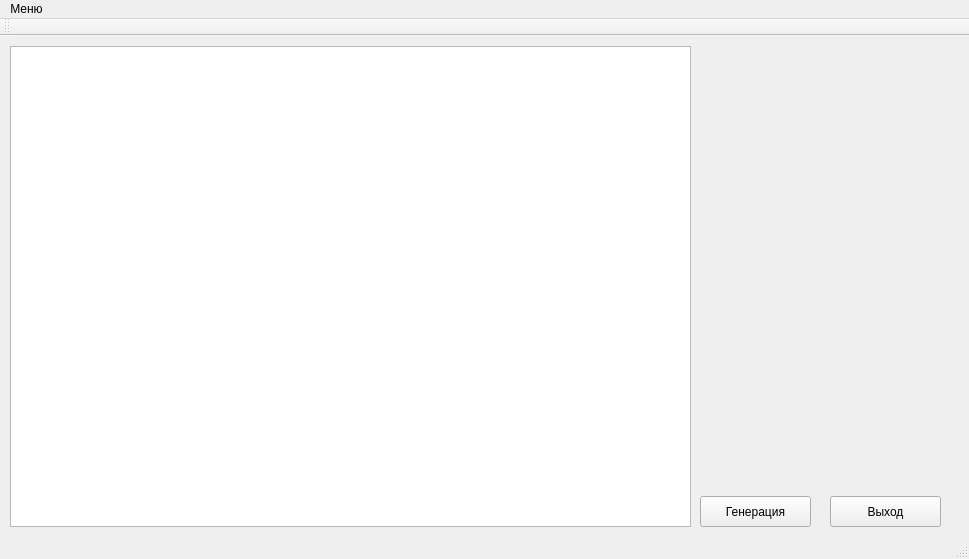
<?xml version="1.0" encoding="UTF-8"?>
<ui version="4.0">
 <class>MainWindow</class>
 <widget class="QMainWindow" name="MainWindow">
  <property name="geometry">
   <rect>
    <x>0</x>
    <y>0</y>
    <width>969</width>
    <height>559</height>
   </rect>
  </property>
  <property name="windowTitle">
   <string>MainWindow</string>
  </property>
  <widget class="QWidget" name="centralWidget">
   <widget class="QGraphicsView" name="gv_canvas">
    <property name="geometry">
     <rect>
      <x>10</x>
      <y>10</y>
      <width>681</width>
      <height>481</height>
     </rect>
    </property>
   </widget>
   <widget class="QPushButton" name="pbDataGeneration">
    <property name="geometry">
     <rect>
      <x>700</x>
      <y>460</y>
      <width>111</width>
      <height>31</height>
     </rect>
    </property>
    <property name="text">
     <string>Генерация</string>
    </property>
   </widget>
   <widget class="QPushButton" name="pbExit">
    <property name="geometry">
     <rect>
      <x>830</x>
      <y>460</y>
      <width>111</width>
      <height>31</height>
     </rect>
    </property>
    <property name="text">
     <string>Выход</string>
    </property>
   </widget>
  </widget>
  <widget class="QMenuBar" name="menuBar">
   <property name="geometry">
    <rect>
     <x>0</x>
     <y>0</y>
     <width>969</width>
     <height>19</height>
    </rect>
   </property>
   <widget class="QMenu" name="menu">
    <property name="title">
     <string>Меню</string>
    </property>
    <addaction name="actExit"/>
   </widget>
   <addaction name="menu"/>
  </widget>
  <widget class="QToolBar" name="mainToolBar">
   <attribute name="toolBarArea">
    <enum>TopToolBarArea</enum>
   </attribute>
   <attribute name="toolBarBreak">
    <bool>false</bool>
   </attribute>
  </widget>
  <widget class="QStatusBar" name="statusBar"/>
  <action name="actExit">
   <property name="text">
    <string>Выход</string>
   </property>
   <property name="shortcut">
    <string>Ctrl+Q</string>
   </property>
  </action>
 </widget>
 <layoutdefault spacing="6" margin="11"/>
 <resources/>
 <connections>
  <connection>
   <sender>actExit</sender>
   <signal>triggered()</signal>
   <receiver>MainWindow</receiver>
   <slot>close()</slot>
   <hints>
    <hint type="sourcelabel">
     <x>-1</x>
     <y>-1</y>
    </hint>
    <hint type="destinationlabel">
     <x>484</x>
     <y>279</y>
    </hint>
   </hints>
  </connection>
 </connections>
</ui>
